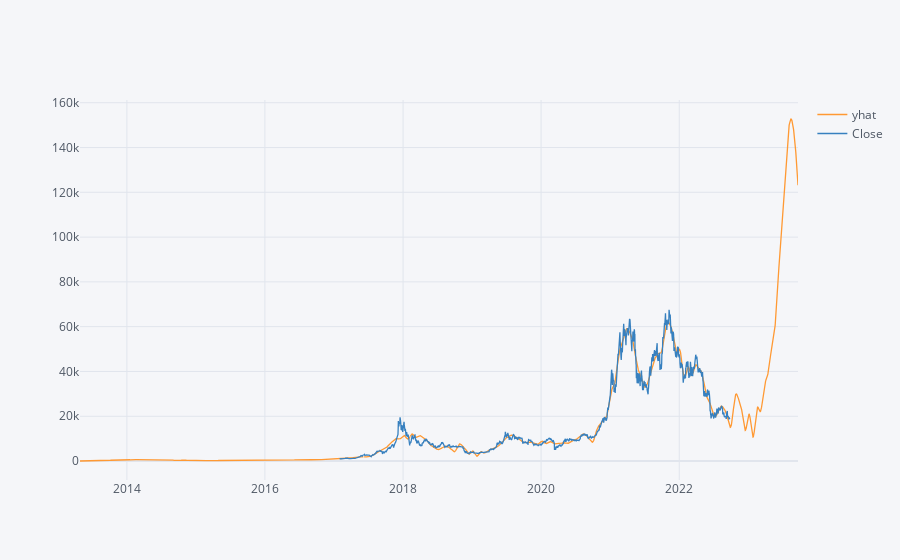

The code cell stored with this chart in its notebook:
### Code cell
result[['yhat', 'Close']].iplot()

### Figure 1 — Plotly figure (JSON) as saved in the notebook; plotly's stock layout.template omitted (floating-point values rounded to 4 significant figures; data arrays with more than 128 entries replaced by an {"elided": "..."} marker saying what was removed)
{"data": [{"line": {"color": "rgba(255, 153, 51, 1.0)", "dash": "solid", "shape": "linear", "width": 1.3}, "mode": "lines", "name": "yhat", "text": "", "type": "scatter", "x": {"elided": "3801 str values"}, "y": {"elided": "3801 mixed values"}}, {"line": {"color": "rgba(55, 128, 191, 1.0)", "dash": "solid", "shape": "linear", "width": 1.3}, "mode": "lines", "name": "Close", "text": "", "type": "scatter", "x": {"elided": "3801 str values"}, "y": {"elided": "3801 mixed values"}}], "layout": {"legend": {"bgcolor": "#F5F6F9", "font": {"color": "#4D5663"}}, "paper_bgcolor": "#F5F6F9", "plot_bgcolor": "#F5F6F9", "title": {"font": {"color": "#4D5663"}}, "xaxis": {"gridcolor": "#E1E5ED", "showgrid": true, "tickfont": {"color": "#4D5663"}, "title": {"font": {"color": "#4D5663"}, "text": ""}, "zerolinecolor": "#E1E5ED"}, "yaxis": {"gridcolor": "#E1E5ED", "showgrid": true, "tickfont": {"color": "#4D5663"}, "title": {"font": {"color": "#4D5663"}, "text": ""}, "zerolinecolor": "#E1E5ED"}}}
